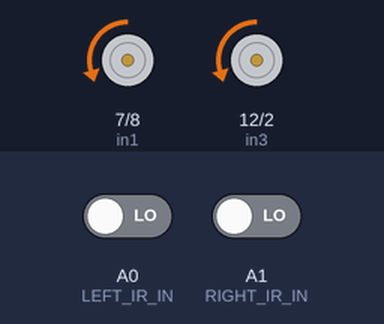
Bench run of a sketch on a simulated Arduino Uno, built with avr-gcc and run on an emulated ATmega328P. On the bench: motor-driver pin pairs drawn as motors (green arrow = first pin HIGH = forward, orange = second pin HIGH = backward, longer = more drive, scaled by the enable pin). Inputs (shaded band) come from the test bench; at power-on: A0 (LEFT_IR_IN) LOW, A1 (RIGHT_IR_IN) LOW. What the sketch prints to the serial monitor is not drawn.

Above: at 1.2 s.
1.3 s: A0 (LEFT_IR_IN) driven HIGH
At 1.8 s:
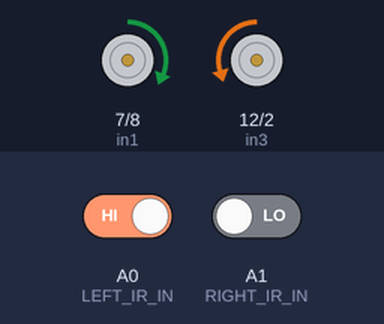
2.8 s: A1 (RIGHT_IR_IN) driven HIGH
At 4.0 s:
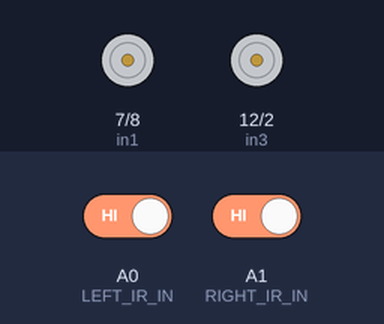
4.3 s: A0 (LEFT_IR_IN) driven LOW
At 5.1 s:
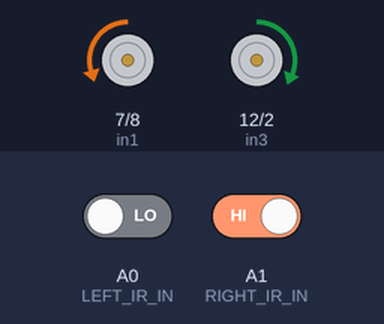
5.8 s: A0 (LEFT_IR_IN) driven HIGH
At 6.4 s:
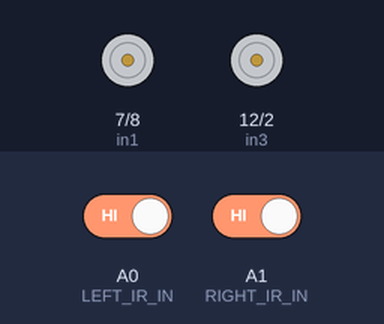
7.3 s: A1 (RIGHT_IR_IN) driven LOW
At 8.7 s:
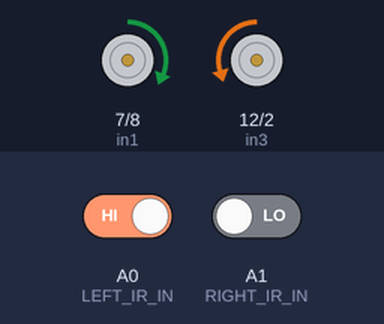
Timing chart, 0 to 9.8 s (numbered marks = the images above; inputs shaded):
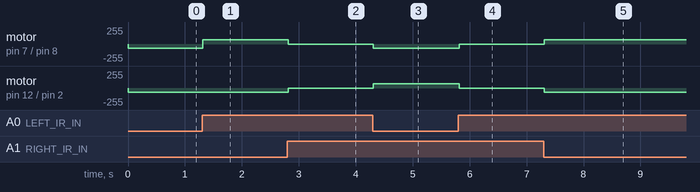

The sketch:

aether_bot.ino
```cpp
// variable definitions

// global
int my_delay = 10;  // delay time // '-' optimum motor speed

// motor pins
#define in1 7 // left motor
#define in2 8

#define in3 12 // right motor
#define in4 2

#define ena 9 // left motor
#define enb 11 // right motor

// speed constants
int spd = 60;
int right_spd = 75;

int base_speed = spd; // speed when the robot is moving forward
int right_motor_speed = spd; // speed of the motors when they are running on a straight line
int left_motor_speed = spd; // left motor runs at a slightly higher speed compared to the right motor
int turn_speed = 65;
int setpoint = spd;  // optimum motor speed for PID calculation

// motor movement function prototypes
void forward(int, int);
void left(int, int);
void right(int, int);
void reverse(int, int);
void stop();

// pid
float PID(double);
unsigned long current_time, previous_time;
double elapsed_time;
double error;
double last_error;
double input, output, set_point;
double cumulative_error, rate_error;

float kp = 1000;  // proportional term
float kd = 700;  // derivative term
float ki = 0;

// infrared sensors pins for line follower
#define RIGHT_IR_IN A1
#define LEFT_IR_IN A0

// obstacle avoidance - ultrasonic pins

// maze follower

// define states for state machine
enum state{
  LINE,
  STOP_GO,
  MAZE
};

// Variable to store the states
state current_state;
state previous_state;

// ==============================Motor functions ====================================
void forward(int r_speed, int l_speed){

  // turn ON all motors
  digitalWrite(in1, LOW);
  digitalWrite(in2, HIGH);

  // left motor on
  digitalWrite(in3, LOW);
  digitalWrite(in4, HIGH);

  analogWrite(ena, l_speed);
  analogWrite(enb, r_speed);

}

void left(int r_speed, int l_speed){
  // turn motors left - right motor on, left motor reversed direction
  digitalWrite(in1, HIGH);
  digitalWrite(in2, LOW);

  digitalWrite(in3, LOW);
  digitalWrite(in4, HIGH);

  analogWrite(ena, turn_speed);
  analogWrite(enb, r_speed);

}

void right(int r_speed, int l_speed){
  // turn motors right
  digitalWrite(in1, LOW);
  digitalWrite(in2, HIGH);

  digitalWrite(in3, HIGH);
  digitalWrite(in4, LOW);

  analogWrite(ena, l_speed);
  analogWrite(enb, turn_speed);
}

void stop(){
  // turn motors OFF
  digitalWrite(in1, LOW);
  digitalWrite(in2, LOW);
  digitalWrite(in3, LOW);
  digitalWrite(in4, LOW);
}

//===================PID=================

float PID(double inp){
  /*
  * calculate the correction to be applied to the motor movement
  */
  current_time = millis();
  elapsed_time = (double)(current_time - previous_time);

  error = setpoint - inp;
  cumulative_error += error * elapsed_time;
  rate_error = (error - last_error) / elapsed_time;

  double out = kp*error + ki*cumulative_error + kd*rate_error;

  last_error = error;
  previous_time = current_time;

  return output;
}

void setup() {
  Serial.begin(9600);

  // set up motor pins
  pinMode(RIGHT_IR_IN, INPUT);
  pinMode(LEFT_IR_IN, INPUT);

  // set up motor driver pins
  pinMode(in1, OUTPUT);
  pinMode(in2, OUTPUT);
  pinMode(in3, OUTPUT);
  pinMode(in4, OUTPUT);
  pinMode(ena, OUTPUT);
  pinMode(enb, OUTPUT);

  // initial state
//  current_state = LINE;
//forward(spd, left_spd);
}

void loop() {

//  if(current_state == LINE){
//    // run line follow
//    follow_line();
//    Serial.println("FOLLOWING LINE");
//  } else if(current_state == STOP_GO){
//    // run stop and go code
//    Serial.println("STOP AND GO");
//    // stop_and_go();
//
//  }else if(current_state == MAZE){
//    // run code for solving the maze
//    Serial.println("SOLVING MAZE");
//    // solve_maze();
//  }

  follow_line();
}

// function to call for line following state
void follow_line(){
  int right_val = digitalRead(RIGHT_IR_IN);
  int left_val = digitalRead(LEFT_IR_IN);

  right_motor_speed = right_motor_speed - PID(right_motor_speed); // apply correction to the right motor
  left_motor_speed = left_motor_speed + PID(left_motor_speed);  // apply correction to the left motor

  Serial.println(right_motor_speed);
  Serial.println(left_motor_speed);

  if((right_val == 1) && (left_val == 0)){
    // steer to the right
    right(right_motor_speed, left_motor_speed);
  }

  else if((right_val == 0) && (left_val == 1)){
    // steer to the left
    left(right_motor_speed, left_motor_speed);
  }

  else if((right_val == 1) && (left_val == 1)){
    // stop at a t-junction
    stop();
    // delay(3000); // stop for 3 seconds then go // STOP AND GO
  }
  else if((right_val == 0) && (left_val == 0)){
    // always move forward
    forward(right_motor_speed, left_motor_speed);
  }
}
```

Measured:
- after the input at 1.3 s, motor on pin 7 (in1) / pin 8 (in2): backward 60/255 → forward 65/255 at once
- after the input at 2.8 s, motor on pin 7 (in1) / pin 8 (in2): forward 65/255 → stopped at once; motor on pin 12 (in3) / pin 2 (in4): backward 60/255 → stopped at once
- after the input at 4.3 s, motor on pin 7 (in1) / pin 8 (in2): stopped → backward 60/255 at once; motor on pin 12 (in3) / pin 2 (in4): stopped → forward 65/255 at once
- after the input at 5.8 s, motor on pin 7 (in1) / pin 8 (in2): backward 60/255 → stopped at once; motor on pin 12 (in3) / pin 2 (in4): forward 65/255 → stopped at once
- after the input at 7.3 s, motor on pin 7 (in1) / pin 8 (in2): stopped → forward 65/255 at once; motor on pin 12 (in3) / pin 2 (in4): stopped → backward 60/255 at once
